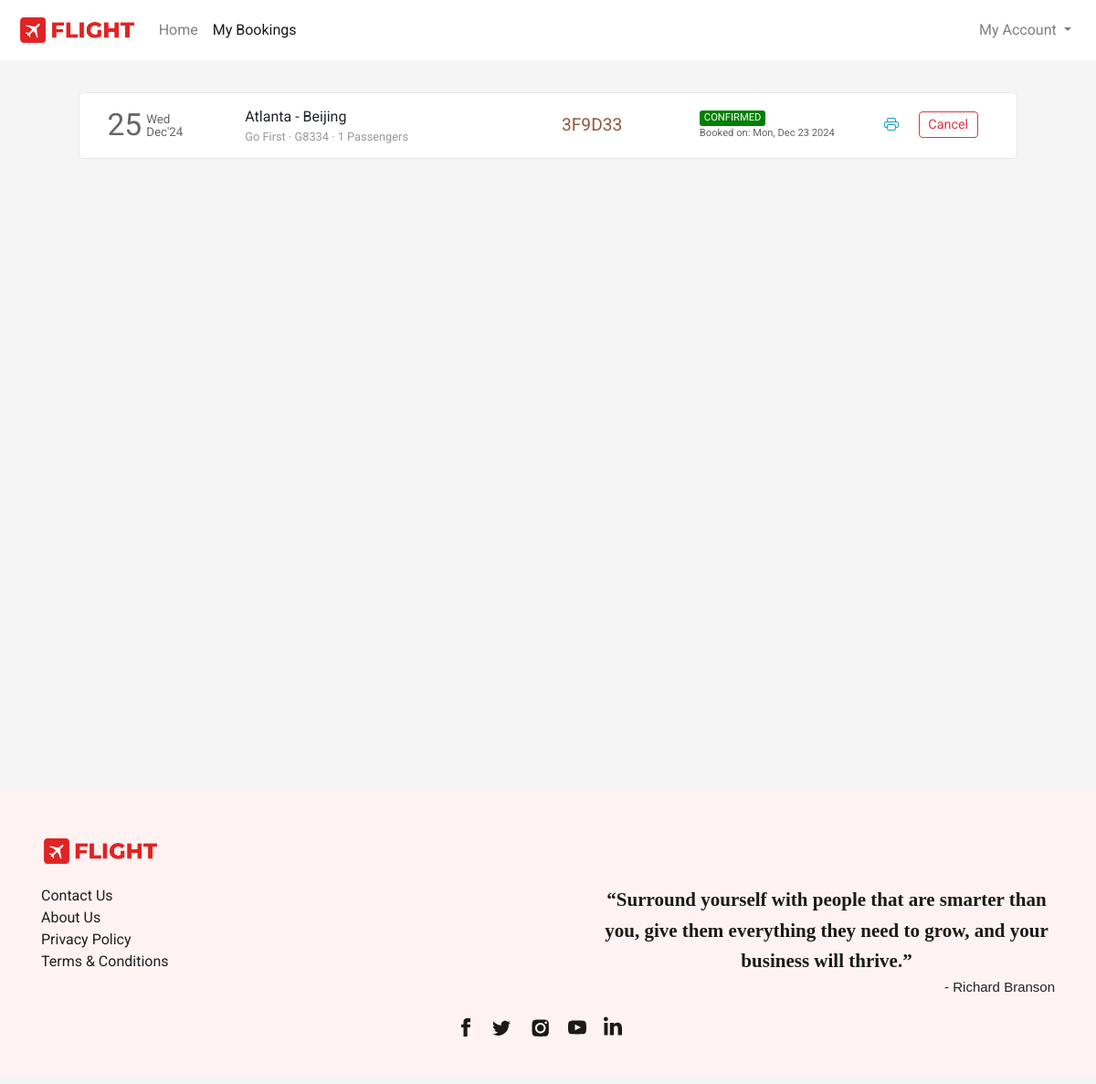
Before: /booking/bookings/ (signed in) with the older database file.
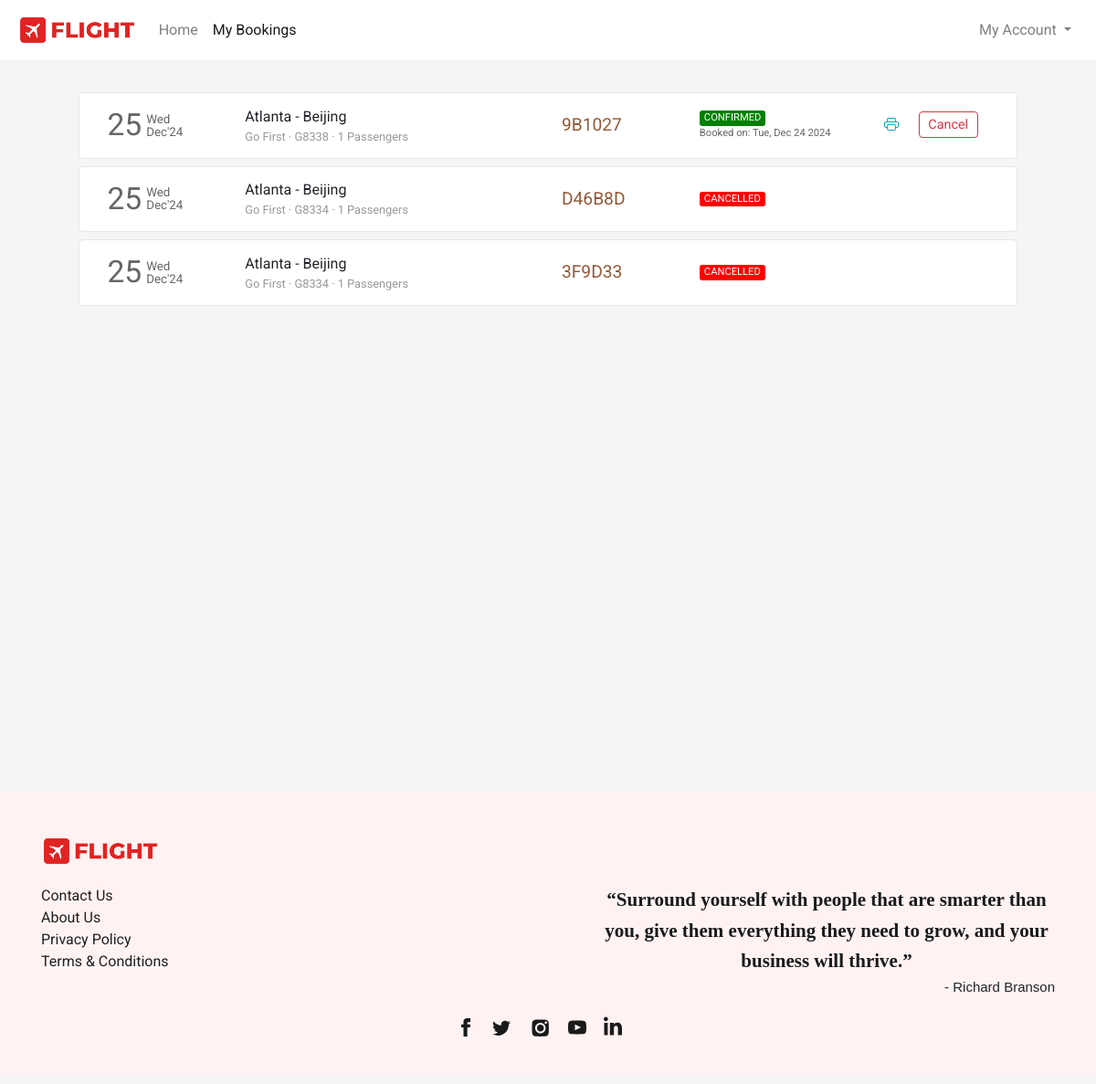
After: the same page with the newer database file.
### payment/models.py (models this page shows)
class Ticket(models.Model):
    user = models.ForeignKey(User, on_delete=models.CASCADE, related_name="bookings", blank=True, null=True)
    passengers = models.ManyToManyField(Passenger, related_name="flight_tickets")
    ref_no = models.CharField(max_length=6, unique=True)
    flight = models.ForeignKey(Flight, on_delete=models.CASCADE, related_name="tickets", blank=True, null=True)
    flight_ddate = models.DateField(blank=True, null=True)
    flight_adate = models.DateField(blank=True, null=True)
    flight_fare = models.FloatField(blank=True, null=True)
    other_charges = models.FloatField(blank=True, null=True)
    coupon_used = models.CharField(max_length=15, blank=True)
    coupon_discount = models.FloatField(default=0.0)
    total_fare = models.FloatField(blank=True, null=True)
    seat_class = models.CharField(max_length=20, choices=SEAT_CLASS)
    booking_date = models.DateTimeField(default=datetime.now)
    mobile = models.CharField(max_length=20, blank=True)
    email = models.EmailField(max_length=45, blank=True)
    status = models.CharField(max_length=45, choices=TICKET_STATUS)

### flights/models.py (models this page shows, shortened)
class Flight(models.Model):
    origin = models.ForeignKey(Place, on_delete=models.CASCADE, related_name="departures",null=True)
    destination = models.ForeignKey(Place, on_delete=models.CASCADE, related_name="arrivals",null=True)
    depart_time = models.TimeField(auto_now=False, auto_now_add=False,null=True)
    depart_day = models.ManyToManyField(Week, related_name="flights_of_the_day")
    duration = models.DurationField(null=True)
    arrival_time = models.TimeField(auto_now=False, auto_now_add=False,null=True)
    plane = models.CharField(max_length=24,null=True)
    airline = models.CharField(max_length=64,null=True)
    economy_fare = models.FloatField(null=True)
    business_fare = models.FloatField(null=True)
    first_fare = models.FloatField(null=True)

class Place(models.Model):
    city = models.CharField(max_length=64,null=True)
    airport = models.CharField(max_length=64,null=True)
    code = models.CharField(max_length=3,null=True)
    country = models.CharField(max_length=64,null=True)

### booking/views.py (the view)
# urls.py: path('bookings/', views.bookings, name="bookings"),
def bookings(request):
    if request.user.is_authenticated:
        tickets = Ticket.objects.filter(user=request.user).order_by('-booking_date')
        return render(request, 'bookings.html', {
            'page': 'bookings',
            'tickets': tickets
        })
    else:
        return HttpResponseRedirect(reverse('login'))

### frontend/template/bookings.html (shortened to what this page needs)
{% extends 'layout.html' %}
{% load static %}
{% block head %}
    <link rel="stylesheet" href="{% static 'css/bookings_style.css' %}">
{% endblock head %}
{% block body %}
    <section class="section section1">
        <div class="container">
            {% if tickets %}
                {% for ticket in tickets %}
                    <div class="row each-booking-div" id="{{ticket.ref_no}}">
                        <div class="col-2" style="display: flex;">
                            <div style="display: flex; color: #666666; margin-top: auto;">
                                <div>
                                    <span style="font-size: 2.1em;">{{ticket.flight_ddate | date:"d"}}</span>
                                </div>
                                <div style="font-size: smaller; display: flex; margin: auto 0; padding-left: 5px; line-height: 1em;">
                                    <div style="margin: auto;">
                                        <div style="margin-bottom: 1px;">{{ticket.flight_ddate | date:"D"}}</div>
                                        <div style="margin-top: 1px;">{{ticket.flight_ddate | date:"M'y"}}</div>
                                    </div>
                                </div>
                            </div>
                        </div>
                        <div class="col-4 middle-div">
                            <div style="width:100%">
                                <div class="row places-div" style=" display: flex;">
                                    <div style="max-width: 45%;">{{ticket.flight.origin.city}}</div>
                                    <div>&nbsp;-&nbsp;</div>
                                    <div style="max-width: 45%;">{{ticket.flight.destination.city}}</div>
                                </div>
                                <div class="row places-div" style="font-size: .8em; color: #999999; ">
                                    <div style="max-width: 100%;">{{ticket.flight.airline}} &middot; {{ticket.flight.plane}} &middot; {{ticket.passengers.count}} Passengers</div>
                                </div>
                            </div>
                        </div>
                        <div class="col-2 middle-div">
                            <div style="font-size: 1.2em; color: #945937;">{{ticket.ref_no}}</div>
                        </div>
                        <div class="col-2 middle-div">
                            <div>
                                <div class="row status-div">
                                    {% if ticket.status == 'CONFIRMED' %}
                                        <div class="green">{{ticket.status}}</div>
                                    {% endif %}
                                    {% if ticket.status == 'CANCELLED' %}
                                        <div class="red">{{ticket.status}}</div>
                                    {% endif %}
                                </div>
                                <div class="row booking-date-div" style="font-size: .7em; color: #666;">
                                    {% if ticket.status == 'CONFIRMED' %}
                                        Booked on: {{ticket.booking_date | date:"D, M d Y"}}
                                    {% endif %}
                                </div>
                            </div>
                        </div>
                        <div class="col-2 last-div">
                            <div>
                                <div class="ticket-action-div">
                                    {% if ticket.status == 'CONFIRMED' %}
                                        <form action="{% url 'cancelTicket' %}" method="get" target="_blank">
                                            <button type="submit" class="btn btn-outline-info btnp pbtn">
                                            </button>
                                        </form>
                                        <button class="btn btn-outline-danger btnp cbtn"  data-ref="{{ticket.ref_no}}" onclick="popup(this)">Cancel</button>
                                    {% endif %}
                                </div>
                            </div>
                        </div>
                    </div>
                {% endfor %}
            {% endif %}
        </div>
    </section>
{% endblock %}

### frontend/template/layout.html (shortened to what this page needs)
<!DOCTYPE html>
<html lang="en">
<head>
  {% load static %}
  <link rel="stylesheet" href="https://stackpath.bootstrapcdn.com/bootstrap/4.4.1/css/bootstrap.min.css">
  <link rel="stylesheet" href="https://use.typekit.net/cav5lva.css">
  <link rel="stylesheet" href="{% static 'css/layout_style.css' %}">
  {% block head %}
  {% endblock %}
</head>
<body>
  <div class="container-fluid">
    <nav class="navbar navbar-expand-lg navbar-light">
      <a class="navbar-brand" href="{% url 'home' %}">
          <img src="{% static 'img/icon_logo.png' %}" height="34" alt="">
      </a>
      <div class="collapse navbar-collapse" id="navbarSupportedContent">
        <ul class="navbar-nav mr-auto">
          <li class="nav-item {% if not page %}active{% endif %}">
            <a class="nav-link" href="{% url 'home' %}">Home</a>
          </li>
          <li class="nav-item {% if page == 'bookings' %}active{% endif %}">
            <a class="nav-link" href="{% url 'bookings' %}">My Bookings</a>
          </li>
        </ul>
        <ul class="navbar-nav">
          {% if not user.is_authenticated %}
            <li class="nav-item">
              <a href="accounts/login">
              <button class="btn btn-outline-danger" style="border-radius: 25rem;" >
                <svg width="1.1em" height="1.1em" viewBox="0 1.5 16 16" class="bi bi-person-fill" fill="currentColor" xmlns="http://www.w3.org/2000/svg">
                  <path fill-rule="evenodd" d="M3 14s-1 0-1-1 1-4 6-4 6 3 6 4-1 1-1 1H3zm5-6a3 3 0 1 0 0-6 3 3 0 0 0 0 6z"/>
                </svg>
                Login
              </button>
                </a>
            </li>
          {% else %}
            <li class="nav-item dropdown my-account">
              <a class="nav-link dropdown-toggle" href="#" id="navbarDropdown" role="button" data-toggle="dropdown" aria-haspopup="true" aria-expanded="false">
                My Account
              </a>
            </li>
          {% endif %}
        </ul>
      </div>
    </nav>
    <main>
      {% block body %}{% endblock %}
    </main>
    <footer>
      <div class="container">
        <div>
          <div class="logo-container">
            <img src="{% static 'img/icon_logo.png' %}">
          </div>
          <div class="footer-content">
            <div class="links-container">
              <div>
                <ul class="link-list">
                  <li class="list-item"><a class="footer-links" href="{% url 'contact' %}">Contact Us</a></li>
                  <li class="list-item"><a class="footer-links" href="{% url 'about' %}">About Us</a></li>
                  <li class="list-item"><a class="footer-links" href="{% url 'privacy' %}">Privacy Policy</a></li>
                  <li class="list-item"><a class="footer-links" href="{% url 'terms' %}">Terms &amp; Conditions</a></li>
                </ul>
              </div>
            </div>
            <div class="quote-container">
              <div class="quote">“Surround yourself with people that are smarter than you, give them everything they need to grow, and your business will thrive.”</div>
              <div class="quote-by">- Richard Branson</div>
            </div>
          </div>
          <div class="social-links">
            <div class="social-icons">
              <a href="#" class="social-icon">
              </a>
              <a href="#" class="social-icon">
              </a>
              <a href="#" class="social-icon">
              </a>
              <a href="#" class="social-icon">
              </a>
              <a href="#" class="social-icon">
              </a>
            </div>
          </div>
        </div>
      </div>
    </footer>
  </div>
</body>
</html>

### frontend/static/css/layout_style.css (style rules this page uses)
body { margin: 0px; padding: 0px; font-family: "Rubik", sans-serif; font-weight: normal; font-style: normal; min-width: 250px; }
.container-fluid { padding-left: 0px; padding-right: 0px; }
.navbar { padding: .7rem 1.2rem; background-color: #fff; transition-duration: .2s; }
.section { background-size: cover; background-position: center; background-repeat: no-repeat; padding: 30px 50px; min-height: 100vh; }
footer { background-color: rgb(255,242,242); margin-top: 0px; padding-top: 1px; }
footer .container > div { font-family: Barlow, sans-serif; margin: 48px 0px 10px; flex-shrink: 0; max-width: 100%; overflow: hidden; }
.footer-content { padding-top: 20px; display: flex; -webkit-box-pack: justify; justify-content: space-between; }
.links-container { text-align: left; flex-direction: row; display: flex; }
.quote-container { text-align: right; }
.logo-container img { width: 130px; }
.links-container > div { flex: 1 0 0px; }
.links-container > div ul { padding-inline-start: 0px; margin-block-start: 0px; margin-block-end: 0px; list-style-type: none; margin-right: 50px; }
.footer-links { white-space: nowrap; color: rgb(31, 31, 31); text-decoration: underline solid rgb(255, 255, 255); transition: all 0.1s ease 0s; }
.quote-container .quote { font-family: utopia-std, serif; text-align: center; color: rgb(26, 26, 26); max-width: 500px; margin: auto; font-size: 21px; font-weight: 600; line-height: 1.6; }
.quote-container .quote-by { font-family: sans-serif; font-size: 15px; }
.social-icons { list-style-type: none; display: flex; margin: 0px auto; padding: 20px 0px; width: 100%; max-width: 200px; justify-content: space-evenly; }
.social-icons a { height: 44px; width: 44px; }

### frontend/static/css/bookings_style.css (style rules this page uses)
* { font-family: 'Roboto', sans-serif; }
body { background-color: #f5f5f5; word-wrap: break-word; }
.container { cursor: pointer; }
.each-booking-div { width: 96%; margin: 5px auto 8px auto; transition-duration: .4s; padding: 10px 15px; background-color: #fff; border: 1px solid #e6e6e6; border-radius: 5px; }
.btnp { padding: .15rem .6rem; font-size: .9em; margin-top: 3px; margin-bottom: 5px; }
.each-booking-div > div { display: flex; overflow: auto; }
.each-booking-div > div > div { margin-top: auto; margin-bottom: auto; width: 100%; }
.green, .red, .orange { border-radius: 3px; color: white; padding-left: 5px; padding-right: 5px; font-size: .7em; }
.green { background-color: green; }
.red { background-color: red; }
.ticket-action-div { display: flex; justify-content: space-evenly; }
.pbtn, .rbtn { border: 0; }

Changed rows visible on the page:
added Ticket: flight_ddate "25", flight_ddate "Wed", flight_ddate "Dec'24", flight.origin.city "Atlanta", flight.destination.city "Beijing", flight.airline "Go First", flight.plane "G8338", passengers.count "1", ref_no "9B1027", status "CONFIRMED", booking_date "Tue, Dec 24 2024"
added Ticket: flight_ddate "25", flight_ddate "Wed", flight_ddate "Dec'24", flight.origin.city "Atlanta", flight.destination.city "Beijing", flight.airline "Go First", flight.plane "G8334", passengers.count "1", ref_no "D46B8D", status "CANCELLED"
changed Ticket (number 3 of 3 on the later page): status "CONFIRMED" → "CANCELLED"; booking_date "Mon, Dec 23 2024" → (not shown)
